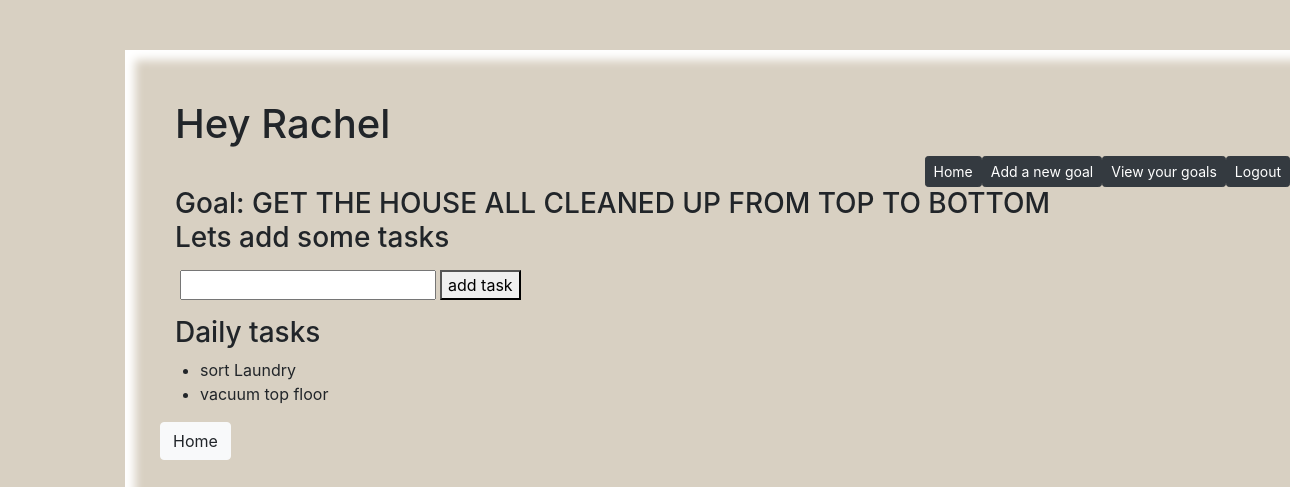
The app's page /30/addtasks (signed in), older data.
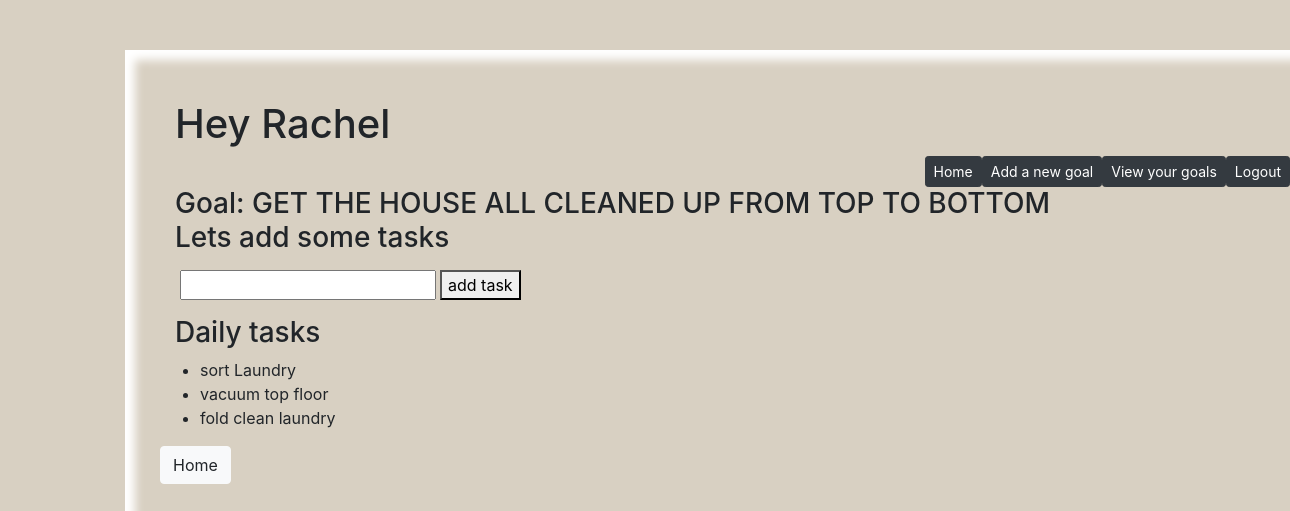
The same page, newer data.
### goal_app/models.py (models this page shows, shortened)
class Task(models.Model):
    task=models.CharField(max_length=100)
    goal_setter=models.ForeignKey(User, related_name="made_goal", on_delete=models.CASCADE,null= True)
    added_to_goal = models.ForeignKey(Goal, related_name="task_for_goal", on_delete=models.CASCADE,null= True)
    completed_task= models.BooleanField(default=False, null=True )
    completed_task_date=DateField(default=None,null=True)
    created_at = models.DateTimeField(auto_now_add=True)
    updated_at = models.DateTimeField(auto_now=True)
    objects=TaskManager()

### goal_app/views.py (the view, shortened to what this page needs)
# urls.py: path('<int:goal_id>/addtasks',views.add_tasks_to_goal),
def add_tasks_to_goal(request, goal_id):
    context = {
        'goals': Goal.objects.get(id=goal_id),
        'tasks': Task.objects.filter(added_to_goal__id=goal_id),
    'current_user': User.objects.get(id=request.session['user_id']),
    }
    return render(request, "adding_tasks.html", context)

### goal_app/templates/adding_tasks.html (shortened to what this page needs)
{% load bootstrap4 %}
<!DOCTYPE html>
<html lang="en">
<head>
    <link href="//maxcdn.bootstrapcdn.com/bootstrap/4.0.0/css/bootstrap.min.css" rel="stylesheet" id="bootstrap-css">
    <link rel="stylesheet" href="https://stackpath.bootstrapcdn.com/bootstrap/4.4.1/css/bootstrap.min.css"
>
    {% load static %}
    <link rel="stylesheet" href="{% static 'css/style.css' %}">
</head>
<body>
    <div class="container">
    <div class="container-fluid">
        <h1 >Hey {{current_user.first_name}} </h1>
        <div class="row justify-content-end" >
            <a class="btn btn-sm btn-dark" href="/homepage">Home</a>
            <a class="btn btn-sm btn-dark" href="/setgoal">Add a new goal</a>
            <a class="btn btn-sm btn-dark" href="/viewgoals">View your goals</a>
            <a class="btn btn-sm btn-dark" href="/logout">Logout</a>
        </div>
        <div>
            <h3>Goal: <span class="text-uppercase text-bg">{{goals.goal}}</span> <br> Lets add some tasks</h3>
            <div id="demo" >
            <form action="/{{goals.id}}/addtasks" method="POST">
                <div class=" form-group">
                    <input type="text" name="task" value="" autocomplete="off">
                    <button >add task</button>
                </div>
            </form>
        <div col-10>
            <h3>Daily tasks</h3>
            <div class="row" >
                <form action="/homepage" method="POST">
                    <div class=" form-group">
                        <ul>{% for task in tasks %}
                            <li>{% if current_user.id == task.goal_setter.id %} {{task.task}} {% endif %}</li>
                            {% endfor %}
                        </ul>
                    </div>
                    <button type="submit" class="btn btn-light">Home</button>
                </form>
            </div>
        </div>
    </div>
</body>
</html>

Row changes from the older to the newer data that the page shows:
added Task: task "fold clean laundry"
